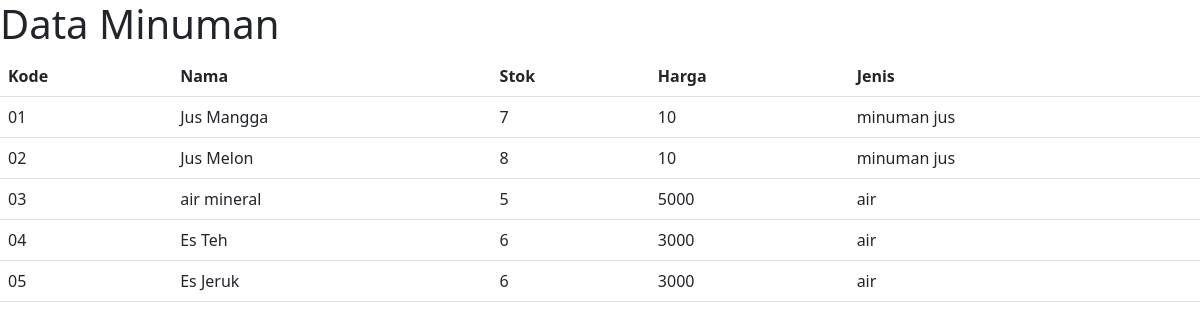
The app's page /minuman/ with its own data.
### dashboard/models.py (models this page shows, shortened)
class minuman (models.Model):
    kode=models.CharField(max_length=8)
    nama=models.CharField(max_length=50)
    stok=models.IntegerField()
    harga=models.BigIntegerField()
    jenis_id=models.ForeignKey(Jenis, on_delete=models.CASCADE, null=True)

class  Jenis (models.Model):
    nama=models.CharField(max_length=50)
    ket=models.TextField()
    def  __str__(self):
        return self.nama

### dashboard/views.py (the view)
# urls.py: path('minuman/', minuman_view, name='minuman'),
def minuman_view(request):
    minumans = minuman.objects.all()
    konteks={
        'minumans': minumans,
    }
    return render(request,'minuman.html',konteks)

### templates/minuman.html (shortened to what this page needs)
{%load static%}
{%block content%}
<!doctype html>
<html lang="en">
  <head>
    <link href="https://cdn.jsdelivr.net/npm/bootstrap@5.2.2/dist/css/bootstrap.min.css" rel="stylesheet">
  </head>
  <body>
    <h1>Data Minuman</h1>
    <table class="table">
        <thead>
          <tr>
            <th scope="col">Kode</th>
            <th scope="col">Nama</th>
            <th scope="col">Stok</th>
            <th scope="col">Harga</th>
            <th scope="col">Jenis</th>
          </tr>
        </thead>
        <tbody>
            {%for minuman in minumans %}
          <tr>
            <td>{{ minuman.kode }}</td>
            <td>{{ minuman.nama }}</td>
            <td>{{ minuman.stok }}</td>
            <td>{{ minuman.harga }}</td>
            <td>{{ minuman.jenis_id }}</td>
          </tr>
         {% endfor %}
        </tbody>
      </table>
  </body>
</html>
{%endblock%}

### records on screen
minuman: kode "01", nama "Jus Mangga", stok "7", harga "10", jenis_id "minuman jus"
minuman: kode "02", nama "Jus Melon", stok "8", harga "10", jenis_id "minuman jus"
minuman: kode "03", nama "air mineral", stok "5", harga "5000", jenis_id "air"
minuman: kode "04", nama "Es Teh", stok "6", harga "3000", jenis_id "air"
minuman: kode "05", nama "Es Jeruk", stok "6", harga "3000", jenis_id "air"
